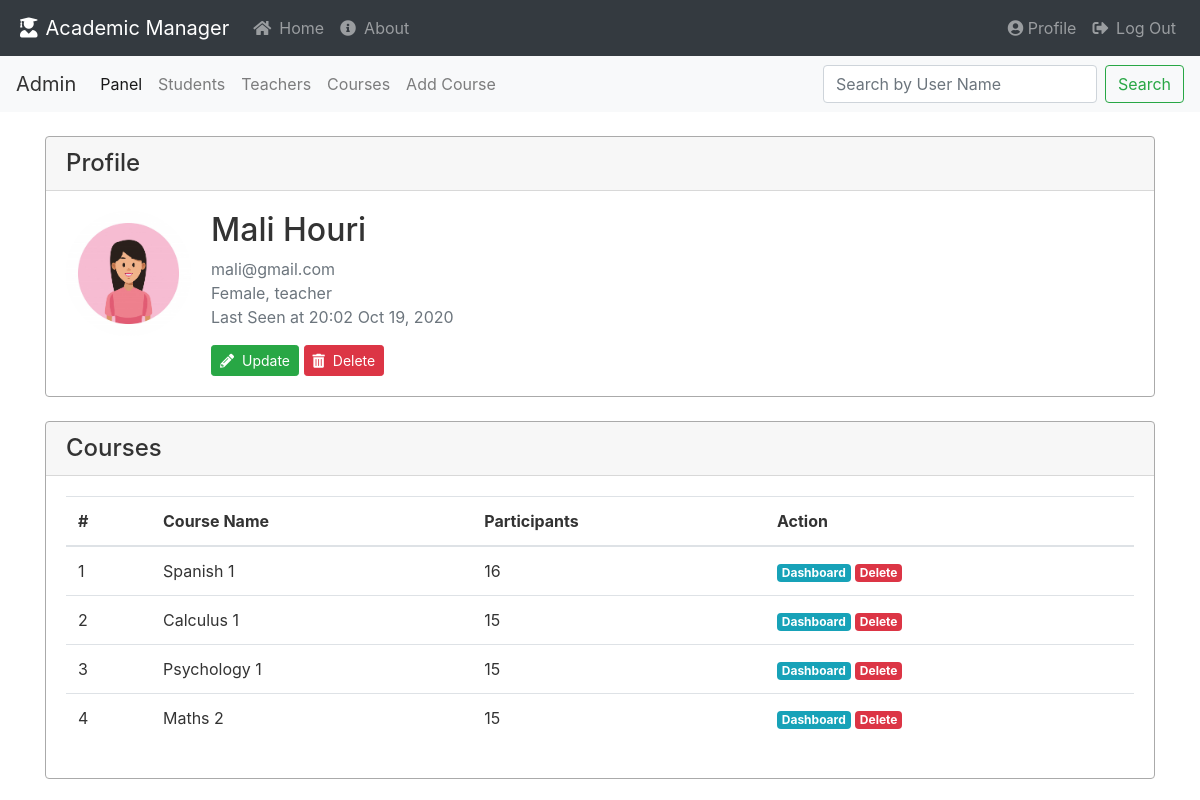
Page /teachers/watch/2 (signed in) on the earlier database version.
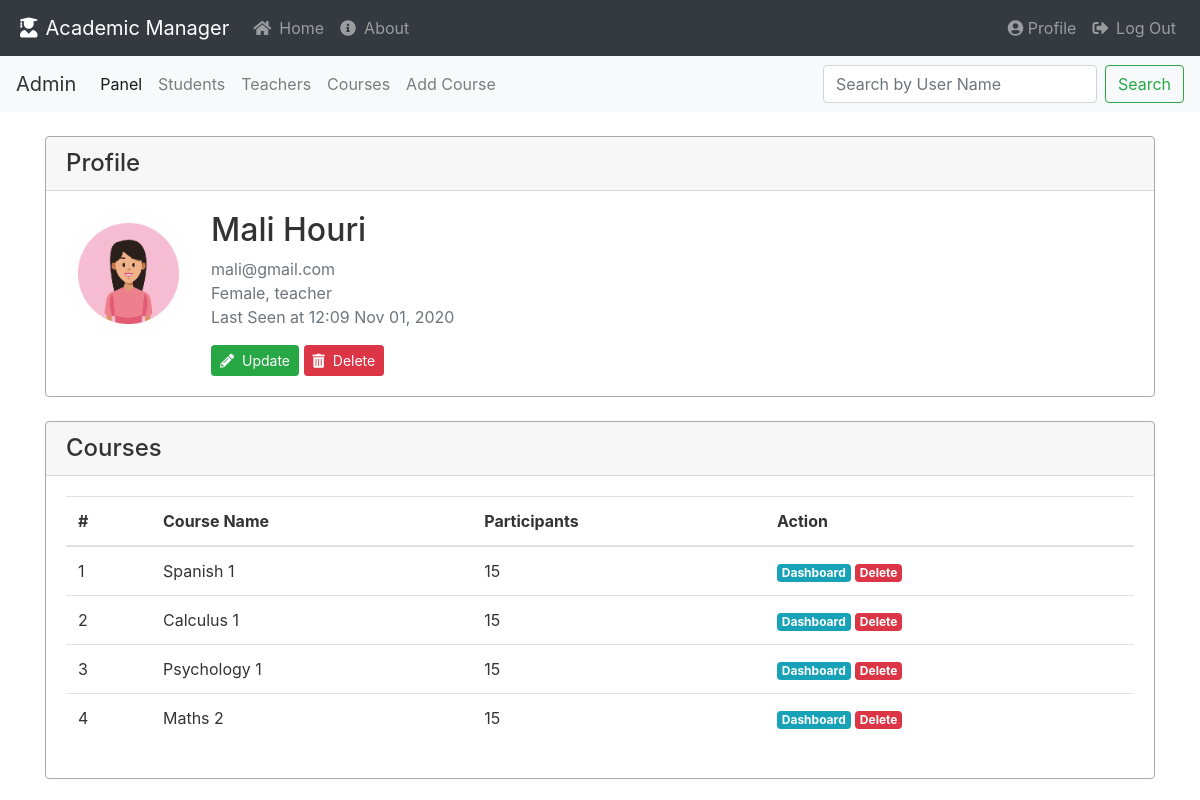
Same page on the later database version.
### academic_manager/models.py (models this page shows, shortened)
class User(db.Model, UserMixin):
    __table_name__ = 'user'
    id = db.Column(db.Integer, primary_key=True)
    email = db.Column(db.String(100), nullable=False, unique=True)
    first_name = db.Column(db.String(30), nullable=False)
    last_name = db.Column(db.String(30), nullable=False)
    password = db.Column(db.String(60), nullable=False)
    profile_img = db.Column(db.String(30), nullable=False, default='default/default.jpg')
    gender = db.Column(db.String(1), nullable=False)  # ['m','f']
    creation_date = db.Column(db.DateTime, nullable=False, default=datetime.now)
    last_seen = db.Column(db.DateTime, nullable=False, default=datetime.now)
    role = db.Column(db.String(100), nullable=False)
    __mapper_args__ = {
        'polymorphic_identity': 'user',
        'polymorphic_on': role
    }
    @property
    def full_name(self):
        return f"{self.first_name.capitalize()} {self.last_name.capitalize()}"
    @property
    def is_admin(self):
        return self.role == 'admin'

class Course(db.Model):
    id = db.Column(db.Integer, primary_key=True)
    course_name = db.Column(db.String(30), nullable=False)
    teacher_id = db.Column(db.Integer, db.ForeignKey('teacher.id'), nullable=False)
    enrollment = db.relationship('Enrollment', backref='course', lazy=True)
    task = db.relationship('Task', backref='course', lazy=True)

### academic_manager/teachers/routes.py (the view)
@teachers.route("/watch/<int:user_id>")
@restricted(role=["admin"])
def watch_teacher(user_id):
    teacher_profile = Teacher.query.filter_by(id=user_id).first_or_404()
    image_file = url_for('static', filename='profile_pics/' + teacher_profile.profile_img)
    return render_template("watch_teacher.html", teacher=teacher_profile, image_file=image_file)

### academic_manager/extensions.py (called while the page is built)
def restricted(role):
    def decorator(func):
        @wraps(func)
        def wrapper(*args, **kwargs):
            if not current_user.is_authenticated:
                return login_manager.unauthorized()
            if current_user.role in role:
                return func(*args, **kwargs)
            if "current_user" in role and 'user_id' in kwargs:
                if kwargs['user_id'] == current_user.id:
                    return func(*args, **kwargs)
            abort(403)
        return wrapper
    return decorator

### academic_manager/models.py (called while the page is built)
@login_manager.user_loader
def load_user(user_id):
    return User.query.get(user_id)

### academic_manager/teachers/templates/watch_teacher.html (shortened to what this page needs)
{% extends "base.html" %}
{% block content %}
<div class="card">
    <h4 class="card-header">Profile</h4>
    <div class="card-body">
        <div class="media">
            <img class="rounded-circle profile-img" src="{{ image_file }}" alt="profile picture">
            <div class="media-body">
                <h2 class="account-heading">{{ teacher.full_name }}</h2>
                <p class="text-secondary">{{ teacher.email }}
                    <br>{{ teacher.gender }}, {{ teacher.role }}
                    <br>Last Seen at {{ teacher.last_seen.strftime('%H:%M %b %d, %Y') }}</p>
                {% if current_user.is_admin %}
                <a href="{{ url_for('main.update_user_profile', user_id=teacher.id) }}"
                   class="btn btn-success btn-sm"><i class="fas fa-pencil-alt mr-2"></i>Update</a>
                <button class="btn btn-danger btn-sm" data-toggle="modal" data-target="#deleteModal">
                    <i class="fas fa-trash-alt mr-2"></i>Delete</button>
                {% endif %}
            </div>
        </div>
    </div>
</div>
<br>
<div class="card">
    <h4 class="card-header">Courses</h4>
    <div class="card-body">
        <div>
            <table class="table" style="width:100%">
                <thead>
                <tr>
                    <th colspan="col">#</th>
                    <th colspan="col">Course Name</th>
                    <th colspan="col">Participants</th>
                    <th colspan="col">Action</th>
                </tr>
                </thead>
                <tbody>
                {% for course in teacher.course %}
                <tr>
                    <td colspan="row">{{ loop.index }}</td>
                    <td colspan="row">{{ course.course_name }}</td>
                    <td colspan="row">{{ course.enrollment | length }}</td>
                    <td colspan="row">
                        <a href="{{ url_for('courses.course_dashboard', course_id=course.id) }}"
                           class="badge badge-info">Dashboard</a>
                        <a href="{{ url_for('courses.delete_course', course_id=course.id) }}"
                           class="badge badge-danger">Delete</a>
                    </td>
                </tr>
                {% endfor %}
                </tbody>
            </table>
        </div>
    </div>
</div>
{% endblock %}

Differences in the rows shown:
changed User "Mali Houri": last_seen "20:02 Oct 19, 2020" → "12:09 Nov 01, 2020"
computed for Course "Spanish 1": enrollment|length "16" → "15"
